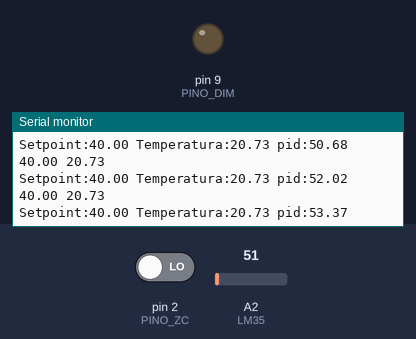
Recording of a sketch running on a simulated Arduino Uno, built with avr-gcc and run on an emulated ATmega328P. Shown: output pins drawn as LEDs (lit = HIGH), the last lines printed to the serial monitor. The test bench sets the inputs (shaded band); at power-on: A2 (LM35) = 51, pin 2 (PINO_ZC) LOW.

Above: at 1.2 s.
1.3 s: A2 (LM35) set to 61
At 1.31 s:
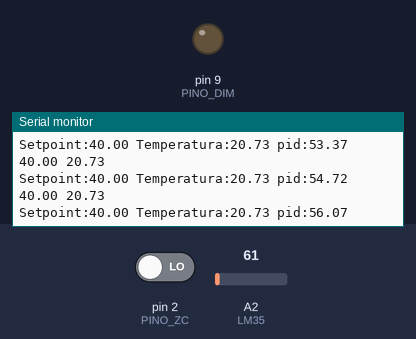
4.3 s: A2 (LM35) set to 86
At 6.18 s:
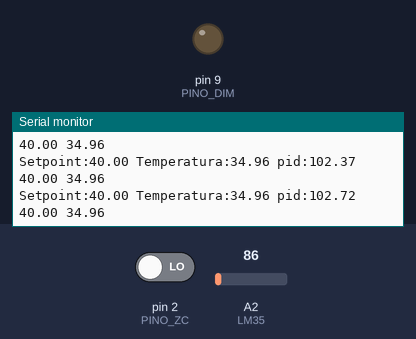
Timing chart, 0 to 7.7 s (numbered marks = the images above; inputs shaded):
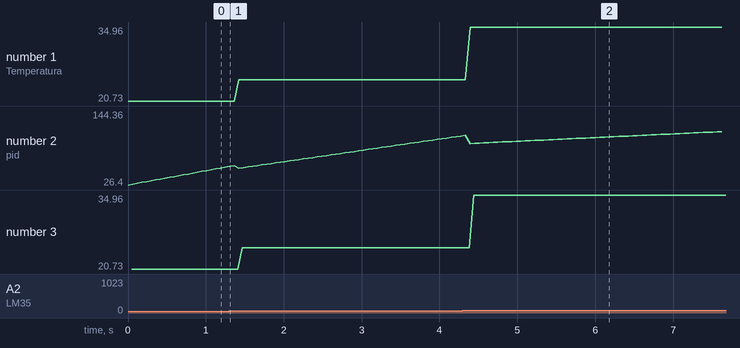

The sketch:

pwm_lum_temp_pid_2.ino
```cpp
/*
<==================================================================================================================================================================>
***** Autor ---> Ramon Oliveira Borges dos Santos
***** Curso Engenharia Mecânica
* ========================================================
***** <---> Integrantes <--->
***** Fernando Henrique Almeida de Oliveira
***** Lincoln Oliveira Gomes
***** Luiz Felipe Freire Honorato
***** Ramon Oliveira Borges do Santos
***** Pedro Henrique Colman Prado
***** Kathleen Cristina Silveira Cunha
***** Prof: Esp. Carlos Dolberth Jaeger
***** Prof: Msc. Thiago Averaldo Bimestre
***** Prof: Dra. REGINA ELAINE SANTOS CABETTE
***** Prof: Dr.  RENANN PEREIRA GAMA
***** Prof: Msc. WILSON DE FREITAS MUNIZ
***** Prof: Msc. GIULLIANO ASSIS SODERO BOAVENTURA
*****  Prof: Esp. JOSELITO MOREIRA CHAGAS
*========================================================
*Orientações
Prof: Esp. Carlos Dolberth Jaeger
Prof: Msc. Thiago Averaldo Bimestre
Prof: Dra. REGINA ELAINE SANTOS CABETTE
Prof: Dr.  RENANN PEREIRA GAMA
Prof: Msc. WILSON DE FREITAS MUNIZ
Prof: Msc. GIULLIANO ASSIS SODERO BOAVENTURA
Prof: Esp. JOSELITO MOREIRA CHAGAS
*========================================================
*Qualquer projeto que utilizar dessa programa deve citar os referentes autores.
*========================================================
Instituição --> Centro Universitário Salesiano de São Paulo - UNISAL
Instituição --> Faculdade de Roseira - FARO
*========================================================
*Módulo Utilizado
*Módulo UsinaInfo
*Site: https://www.usinainfo.com.br/dimmer-arduino/modulo-dimmer-para-arduino-pic-mc-8a-com-sinal-zero-cross-2799.html
*Sensor de Temperatura Utilizado: Lm35
*========================================================
*
--- DESENVOLVIMENTO DE UM CONTROLE DISCRETO PID DE TEMPERATURA PARA UMA CARGA RESISTIVA UTILIZANDO MÓDULO DIMMER E MICROCONTROLADOR ARDUINO ---

*/

//<===================================================================================================================================>
//INCLUSÃO DE BIBLIOTECAS
#define PINO_ZC 2
#define PINO_DIM 9

//<===================================================================================================================================>
//DECLARAÇÃO DE VARIAVEIS GLOBAIS
volatile long luminosidade = 0;  // 0 a 100
float temperatura;//variável recebe temperatura

float p,i,d;//VARIÁVEIS DO CÁLCULO DO PID
float sp = 40.0; //variável set point
float pid; //variável pid pv variável de processo
float er, ei, ea;//calcula a variação entre a temperatura medida e a temperatura alvo. Faz parte da realimentação do sistema e no cálculo de cada controlador.; //erro integral e anterior

float kp = 1.3; //cte do kp
float ki = 0.07; //cte do ki
float kd = 0.05; // cte kd

//<===================================================================================================================================>
//FUNÇÃO DO PROGRAMA
//Essa função será respponsável pelo controle da luminosidade da lâmpada
void zeroCross()  {
  if (luminosidade>85) luminosidade=85;
  if (luminosidade<2) luminosidade=2;
  long t1 = 8200L * (100L - luminosidade) / 100L;
  delayMicroseconds(t1);
  digitalWrite(PINO_DIM, HIGH);
  delayMicroseconds(6);      // t2
  digitalWrite(PINO_DIM, LOW);
}

//<===================================================================================================================================>
//FUNÇÃO DE SETUP
void setup() {
  Serial.begin(9600);//Comunicação Serial 9600
  pinMode(PINO_DIM, OUTPUT);//Pino 9 do arduino configurado como saida
  attachInterrupt(0, zeroCross, RISING);//Interrupção a cada pasagem por zero
}

//<===================================================================================================================================>
//FUNÇÃO DE LOOP
void loop() {
  temperatura = analogRead(A2)/2.46;//CALCULANDO A TEMPERATURA DO LM35
  er = sp - temperatura; //calcula a variação entre a temperatura medida e a temperatura alvo. Faz parte da realimentação do sistema e no cálculo de cada controlador.

  //controle proporcional
  p = kp*er;

  //controle integral
  ei = ei + er; //ERRO INTEGRAL
  i = ki * ei;//controle integral

  //controle derivativo
  ea = er; //Erro Anterior
  d = kd*(er - ea);//Controle derivativo

  //PID
  pid = p+i+d; //CONTROLE PID

  luminosidade = pid;//ATUAÇÃO DO PID

  // DADOS DO MONITOR SERIAL
  Serial.print("Setpoint:"); Serial.print(sp);
  Serial.print(" Temperatura:"); Serial.print(temperatura);
  Serial.print(" pid:"); Serial.println(pid);

  // DADOS DO PLOTER SERIAL
  Serial.print(sp);
  Serial.print(" ");
  Serial.println(temperatura);

}
```

Measured:
- plotted number 1: 20.73 → 24.8 after the input at 1.3 s
- plotted number 2: 54.72 → 104.28 after the input at 1.3 s
- plotted number 3: 20.73 → 24.8 after the input at 1.3 s
